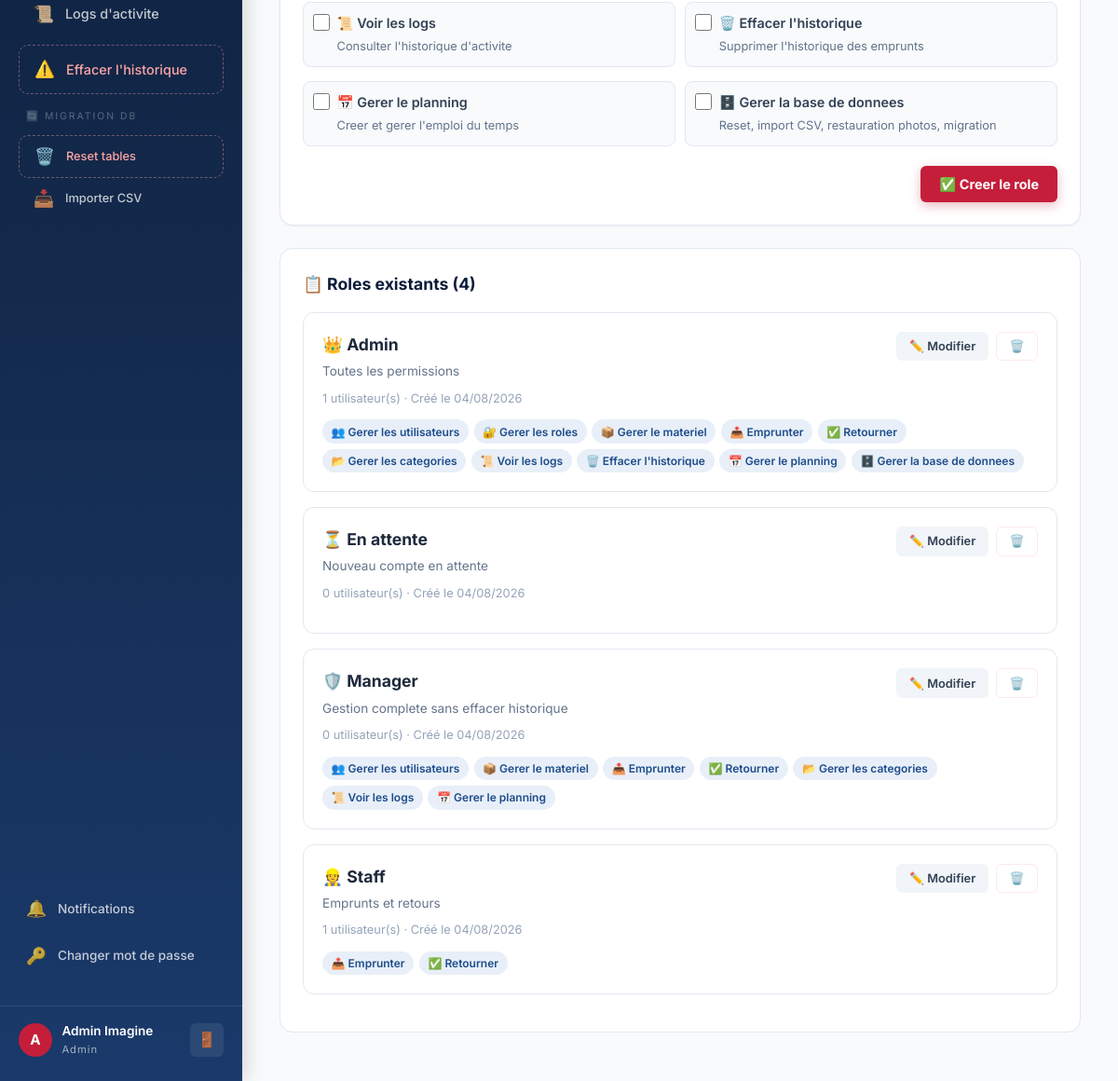
The app's page /admin/roles (signed in, lower part), older data.
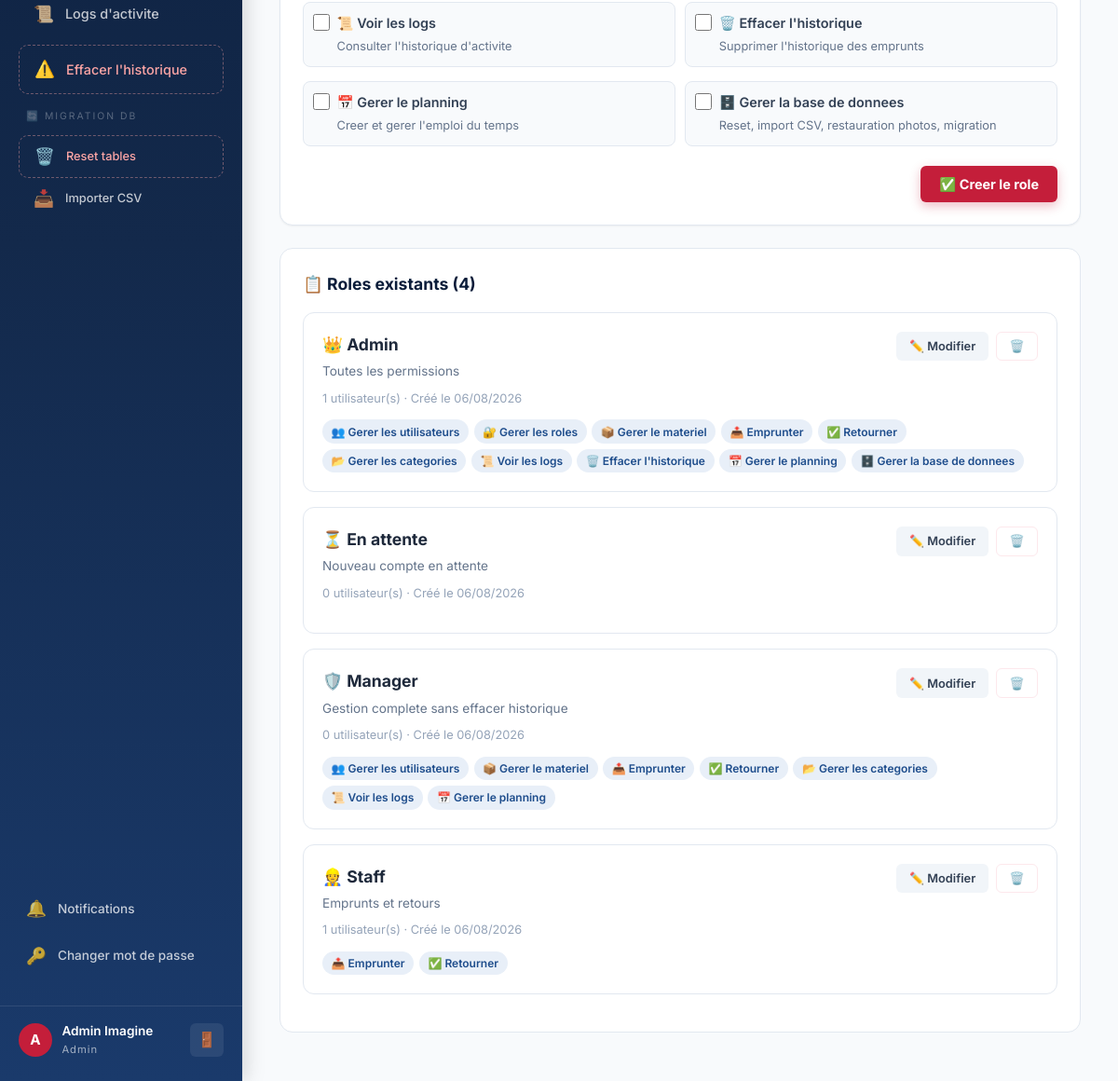
The same page, newer data.
### app.py (models this page shows, shortened)
class CustomRole(db.Model):
    __tablename__ = 'roles'
    id = db.Column(db.Integer, primary_key=True); name = db.Column(db.String(100), unique=True, nullable=False)
    icon = db.Column(db.String(10), default='👤'); description = db.Column(db.String(250), default='')
    permissions = db.Column(db.Text, default=''); created_at = db.Column(db.DateTime, default=tunisia_now)
    users = db.relationship('User', backref='role', lazy=True)
    def get_permissions(self):
        try: return json.loads(self.permissions) if self.permissions else []
        except: return []
    def has_permission(self, p): return p in self.get_permissions()

### app.py (the view)
@app.route('/admin/roles')
@permission_required('manage_roles')
def manage_roles():
    return render_template('manage_roles.html', roles=CustomRole.query.order_by(CustomRole.name).all(), all_permissions=ALL_PERMISSIONS)

### app.py (called while the page is built)
@login_manager.user_loader
def load_user(uid): return db.session.get(User, int(uid))

def permission_required(perm):
    def decorator(f):
        @wraps(f)
        @login_required
        def decorated(*args, **kwargs):
            if not current_user.has_permission(perm):
                try: log_action('permission_denied', f'Tentative d\'acces refuse : {perm}')
                except: pass
                flash('Acces refuse. Permission requise : ' + perm, 'error')
                return redirect(url_for('dashboard'))
            return f(*args, **kwargs)
        return decorated
    return decorator

    def has_permission(self, perm):
        role = db.session.get(CustomRole, self.role_id) if self.role_id else None
        return role.has_permission(perm) if role else False

    @property
    def role_name(self):
        role = db.session.get(CustomRole, self.role_id) if self.role_id else None
        return role.name if role else 'Aucun role'

    @property
    def unread_notifications(self):
        return Notification.query.filter_by(user_id=self.id, read=False).count()

### templates/manage_roles.html (shortened to what this page needs)
{% extends "base.html" %}
{% block content %}
<div class="form-page" style="max-width:1000px">
    <div class="form-card" style="margin-bottom:1.5rem">
        <form method="POST" action="{{ url_for('create_role') }}">
            <div style="display:grid;grid-template-columns:repeat(auto-fill,minmax(280px,1fr));gap:0.65rem">
                {% for p in all_permissions %}
                <label style="display:flex;align-items:start;gap:0.5rem;font-weight:400;cursor:pointer;padding:0.6rem;border:1px solid var(--gray-200);border-radius:8px;background:var(--gray-50)">
                    <input type="checkbox" name="permissions" value="{{ p.key }}" style="width:18px;height:18px;margin-top:2px">
                    <div><span style="font-weight:600;font-size:0.9rem">{{ p.icon }} {{ p.label }}</span><br><small style="color:var(--gray-500)">{{ p.desc }}</small></div>
                </label>
                {% endfor %}
            </div>
            <div style="display:flex;justify-content:flex-end;padding-top:1rem"><button class="btn btn-accent">✅ Creer le role</button></div>
        </form>
    </div>
    <div class="detail-section"><h2>📋 Roles existants ({{ roles|length }})</h2>
        {% for role in roles %}
        <div style="border:1px solid var(--gray-200);border-radius:12px;padding:1.25rem;margin-bottom:1rem;background:var(--white)">
            <div style="display:flex;justify-content:space-between;align-items:start;flex-wrap:wrap;gap:1rem">
                <div>
                    <h3 style="font-size:1.1rem;margin-bottom:.25rem">{{ role.icon }} {{ role.name }}</h3>
                    <p style="color:var(--gray-500);font-size:.85rem">{{ role.description or 'Aucune description' }}</p>
                    <div style="margin-top:.5rem">
                        <small style="color:var(--gray-400)">{{ role.users|length }} utilisateur(s) · Créé le {{ role.created_at.strftime('%d/%m/%Y') }}</small>
                    </div>
                </div>
                <div style="display:flex;gap:.5rem">
                    <button class="btn btn-sm btn-secondary edit-role-btn" data-role='{"id":{{ role.id }},"name":{{ role.name | tojson }},"icon":{{ role.icon | tojson }},"desc":{{ (role.description or '') | tojson }},"perms":{{ role.get_permissions() | tojson }}}'>✏️ Modifier</button>
                    <form method="POST" action="{{ url_for('delete_role',rid=role.id) }}" onsubmit="return confirm('Supprimer le role {{ role.name | replace("'","\\'") }} ?')"><button class="btn btn-sm btn-danger">🗑️</button></form>
                </div>
            </div>
            <div style="display:flex;flex-wrap:wrap;gap:.35rem;margin-top:.75rem">
                {% for p in role.get_permissions() %}
                {% set pinfo = all_permissions | selectattr("key","equalto",p) | first %}
                <span style="background:var(--blue-pale);color:var(--blue);padding:.2rem .6rem;border-radius:100px;font-size:.75rem;font-weight:600">{{ pinfo.icon if pinfo else '⚙️' }} {{ pinfo.label if pinfo else p }}</span>
                {% endfor %}
            </div>
        </div>
        {% endfor %}
    </div>
</div>
{% endblock %}

### templates/base.html (shortened to what this page needs)
<!DOCTYPE html>
<html lang="fr">
<head>
    <link rel="stylesheet" href="{{ url_for('static', filename='css/style.css') }}">
</head>
<body>
    {% if current_user.is_authenticated %}
    <aside class="sidebar" id="sidebar">
        <nav class="sidebar-nav">
            {% if current_user.has_permission('manage_users') %}
            <div style="margin:.25rem 0;padding:0 .5rem">
                <a href="{{ url_for('activity_logs') }}" class="nav-item {% if request.endpoint == 'activity_logs' %}active{% endif %}">
                    <span class="nav-icon">📜</span><span>Logs d'activite</span>
                </a>
                <a href="#" class="nav-item nav-danger" onclick="openClearHistoryModal();return false" title="⚠️ A utiliser avec precaution">
                    <span class="nav-icon">⚠️</span><span>Effacer l'historique</span>
                </a>
            </div>
            {% if current_user.has_permission('manage_database') %}
            <div style="margin:.25rem 0;padding:0 .5rem">
                <div style="font-size:.65rem;text-transform:uppercase;color:rgba(255,255,255,.3);letter-spacing:2px;padding:.25rem .5rem">🔄 Migration DB</div>
                <a href="{{ url_for('reset_all_tables') }}" class="nav-item nav-danger" style="font-size:.8rem;padding:.5rem 1rem">
                    <span class="nav-icon">🗑️</span><span>Reset tables</span>
                </a>
                <a href="{{ url_for('import_csv') }}" class="nav-item" style="font-size:.8rem;padding:.5rem 1rem">
                    <span class="nav-icon">📥</span><span>Importer CSV</span>
                </a>
            </div>
            {% endif %}
            {% endif %}
            <div style="margin-top:auto;padding:0.5rem 0">
                <a href="{{ url_for('notifications') }}" class="nav-item" style="font-size:0.85rem;position:relative">
                    <span class="nav-icon">🔔</span><span>Notifications</span>
                </a>
                <a href="{{ url_for('change_password') }}" class="nav-item" style="font-size:0.85rem">
                    <span class="nav-icon">🔑</span><span>Changer mot de passe</span>
                </a>
            </div>
        </nav>
        <div class="sidebar-footer">
            <div class="user-info">
                <div class="user-avatar">{{ current_user.full_name[0] | upper }}</div>
                <div>
                    <div class="user-name">{{ current_user.full_name }}</div>
                    <div class="user-role">{{ current_user.role_name }}</div>
                </div>
            </div>
            <a href="{{ url_for('logout') }}" class="logout-btn" title="Deconnexion">🚪</a>
        </div>
    </aside>
    {% endif %}
    <main class="main-content {% if not current_user.is_authenticated %}no-sidebar{% endif %}">
        {% block content %}{% endblock %}
    </main>
</body>
</html>

Row changes from the older to the newer data that the page shows:
changed CustomRole "Admin": created_at "04/08/2026" → "06/08/2026"
changed CustomRole "En attente": created_at "04/08/2026" → "06/08/2026"
changed CustomRole "Manager": created_at "04/08/2026" → "06/08/2026"
changed CustomRole "Staff": created_at "04/08/2026" → "06/08/2026"
